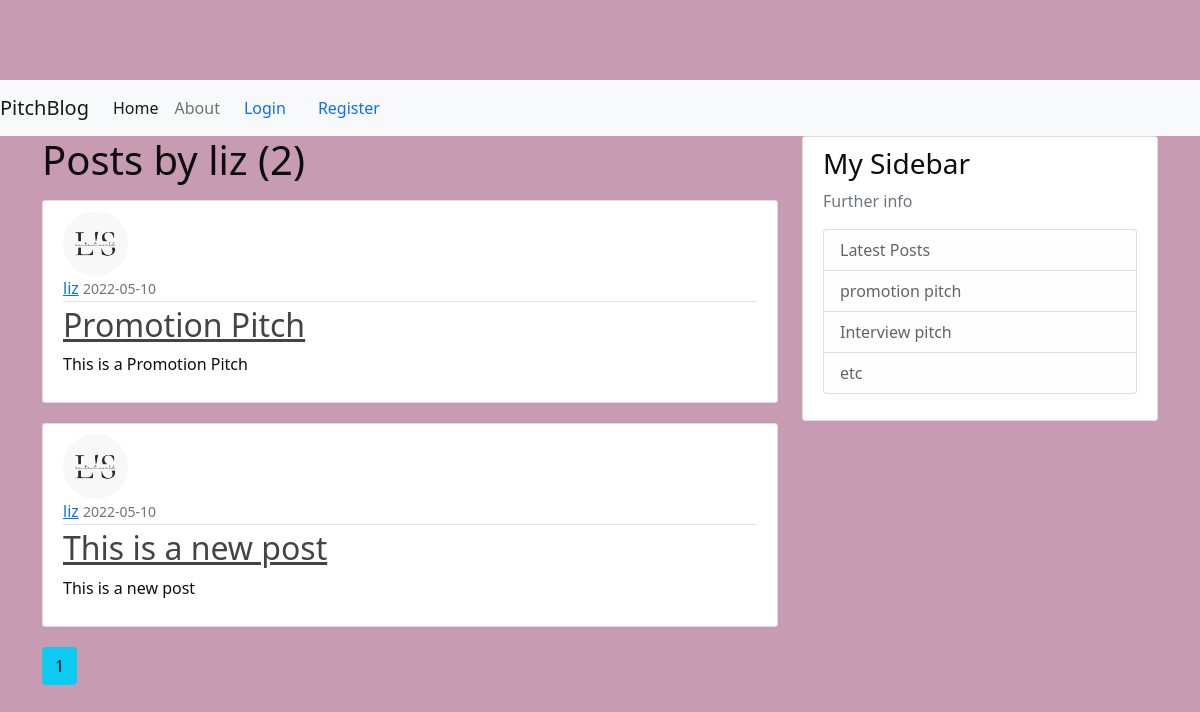
Page /user/liz on the earlier database version.
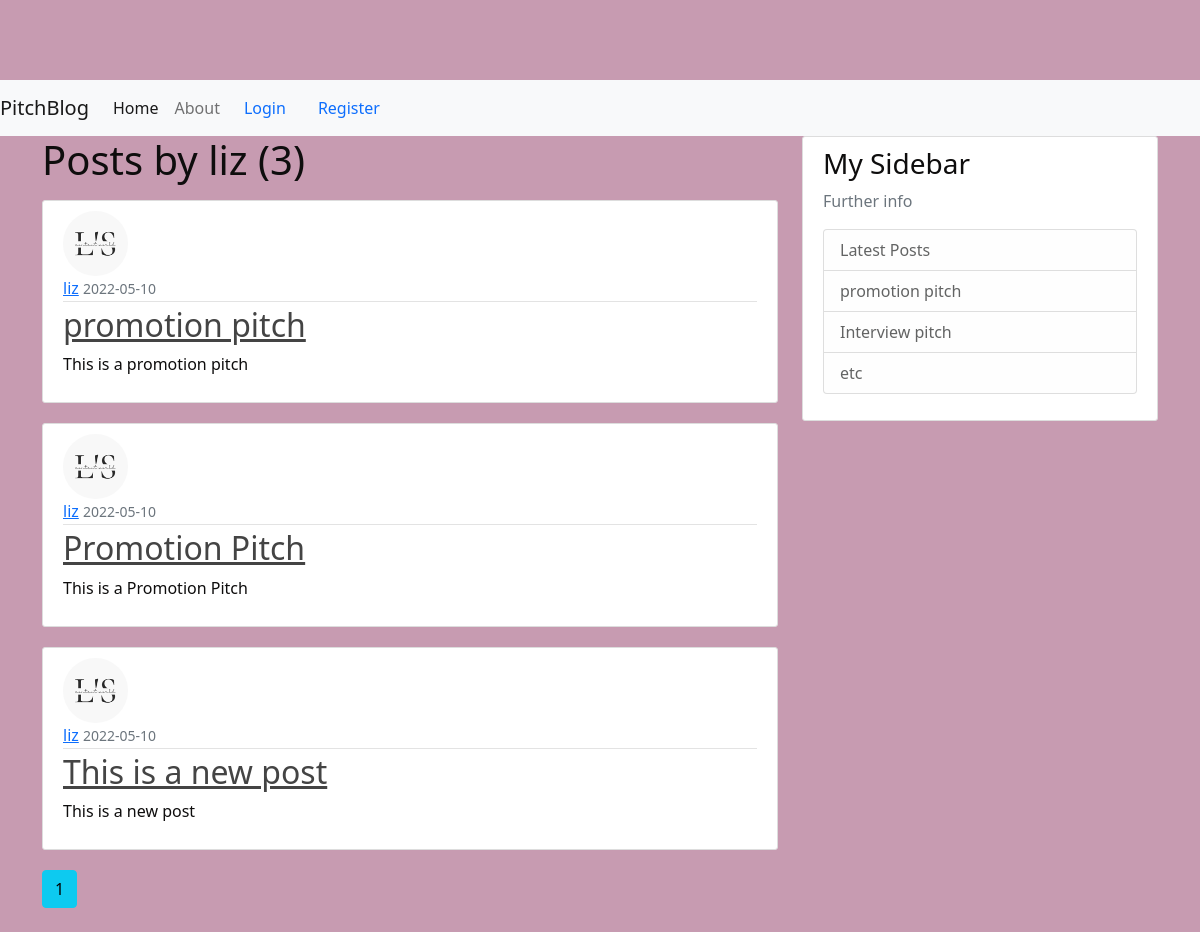
Same page on the later database version.
### pitchblog/models.py (models this page shows, shortened)
class User(db.Model, UserMixin):
    id = db.Column(db.Integer, primary_key=True)
    username = db.Column(db.String(20), unique=True, nullable=False)
    email = db.Column(db.String(120), unique=True, nullable=False)
    image_file = db.Column(db.String(20), nullable=False, default='default.jpg')
    password = db.Column(db.String(60), nullable=False)
    posts = db.relationship('Post', backref='author', lazy=True)

class Post(db.Model):
    id = db.Column(db.Integer, primary_key=True)
    title = db.Column(db.String(100), nullable=False)
    date_posted = db.Column(db.DateTime, nullable=False, default=datetime.utcnow)
    content = db.Column(db.Text, nullable=False)
    user_id = db.Column(db.Integer, db.ForeignKey('user.id'), nullable=False)

### pitchblog/users/routes.py (the view)
@users.route("/user/<string:username>")
def user_posts(username):
    page = request.args.get('page', 1, type=int)
    user = User.query.filter_by(username=username).first_or_404()
    posts = Post.query.filter_by(author=user)\
        .order_by(Post.date_posted.desc())\
        .paginate(page=page, per_page=5)
    return render_template('user_posts.html', posts=posts, user=user)

### pitchblog/templates/user_posts.html
{% extends "base.html" %}
{% block content %}
    <h1 class="mb-3">Posts by {{ user.username }} ({{ posts.total }})</h1>
    {% for post in posts.items %}
        <article class="media content-section">
          <img class="rounded-circle article-img" src="{{ url_for('static', filename='profile_pics/' + post.author.image_file) }}">
          <div class="media-body">
            <div class="article-metadata">
              <a class="mr-2" href="{{ url_for('users.user_posts', username=post.author.username) }}">{{ post.author.username }}</a>
              <small class="text-muted">{{ post.date_posted.strftime('%Y-%m-%d') }}</small>
            </div>
            <h2><a class="article-title" href="{{ url_for('posts.post', post_id=post.id) }}">{{ post.title }}</a></h2>
            <p class="article-content">{{ post.content }}</p>
          </div>
        </article>
    {% endfor %}
    {% for page_num in posts.iter_pages(left_edge=1, right_edge=1, left_current=1, right_current=2) %}
      {% if page_num %}
        {% if posts.page == page_num %}
          <a class="btn btn-info mb-4" href="{{ url_for('users.user_posts', username=user.username, page=page_num) }}">{{ page_num }}</a>
        {% else %}
          <a class="btn btn-outline-info mb-4" href="{{ url_for('users.user_posts', username=user.username, page=page_num) }}">{{ page_num }}</a>
        {% endif %}
      {% else %}
        ...
      {% endif %}
    {% endfor %}
{% endblock content %}

### pitchblog/templates/base.html (shortened to what this page needs)
<!DOCTYPE html>
<html>
<head>
    <link rel="stylesheet" href="https://cdn.jsdelivr.net/npm/bootstrap@5.1.3/dist/css/bootstrap.min.css">
    <link rel="stylesheet" type="text/css" href="{{ url_for('static', filename='main.css') }}">
</head>
<body>
  <nav class="navbar navbar-expand-lg navbar-light bg-light">
    <a class="navbar-brand" href="#">PitchBlog</a>
    <div class="collapse navbar-collapse" id="navbarNavAltMarkup">
      <div class="navbar-nav">
        <a class="nav-item nav-link active" href="{{ url_for('main.home') }}">Home</a>
        <a class="nav-item nav-link" href="{{ url_for('main.about') }}">About</a>
      </div>
      {% if current_user.is_authenticated %}
      <a class="nav-item nav-link" href="{{ url_for('posts.new_post') }}">New Post</a>
      <a class="nav-item nav-link" href="{{ url_for('users.account') }}">Account</a>
      <a class="nav-item nav-link" href="{{ url_for('users.logout') }}">Logout</a>
    {% else %}
      <a class="nav-item nav-link" href="{{ url_for('users.login') }}">Login</a>
      <a class="nav-item nav-link" href="{{ url_for('users.register') }}">Register</a>
    {% endif %}
    </div>
  </nav>
    <main role="main" class="container">
      <div class="row">
        <div class="col-md-8">
          {% block content %}
          {% endblock %}
        </div>
        <div class="col-md-4">
          <div class="content-section">
            <h3>My Sidebar</h3>
            <p class='text-muted'>Further info
              <ul class="list-group">
                <li class="list-group-item list-group-item-light">Latest Posts</li>
                <li class="list-group-item list-group-item-light">promotion pitch</li>
                <li class="list-group-item list-group-item-light">Interview pitch</li>
                <li class="list-group-item list-group-item-light">etc</li>
              </ul>
            </p>
          </div>
        </div>
      </div>
    </main>
</body>
</html>

### pitchblog/static/main.css (style rules this page uses)
body { background: #c79bb1; color: #0e0d0d; margin-top: 5rem; }
.content-section { background: #ffffff; padding: 10px 20px; border: 1px solid #dddddd; border-radius: 3px; margin-bottom: 20px; }
.article-title { color: #444444; }
.article-content { white-space: pre-line; }
.article-img { height: 65px; width: 65px; margin-right: 16px; }
.article-metadata { padding-bottom: 1px; margin-bottom: 4px; border-bottom: 1px solid #e3e3e3 }

Differences in the rows shown:
added Post: image_file (picture), author.username "liz", date_posted "2022-05-10", title "promotion pitch", content "This is a promotion pitch"
Other differences:
{{ posts.total }}: "2" → "3"
